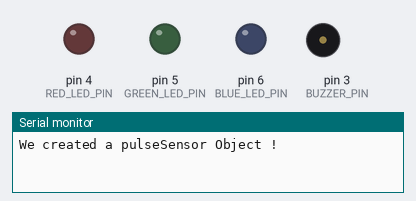
The sketch below on a simulated Arduino Uno, built with avr-gcc and run on an emulated ATmega328P. On the bench: output pins drawn as LEDs (lit = HIGH), buzzer (waves = sounding), the last lines printed to the serial monitor. Random numbers use the default seed unless the sketch sets one.

Above: at 0.1 s.
At 20.1 s:
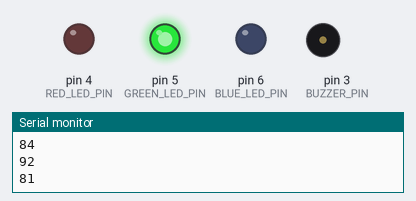
At 38.1 s:
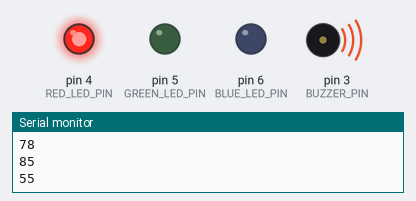
Timing chart, 0 to 39.6 s (numbered marks = the images above):
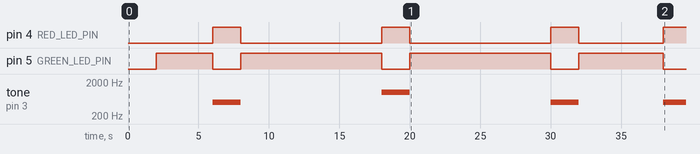

The sketch:

UART_Arduino.ino
```cpp
// Arduino code

//#include <SoftwareSerial.h>
#include <PulseSensorPlayground.h>     // Includes the PulseSensorPlayground Library.

#define USE_ARDUINO_INTERRUPTS true

//  Variables
const int PulseWire = 0;       // PulseSensor PURPLE WIRE connected to ANALOG PIN 0
const int LED = LED_BUILTIN;          // The on-board Arduino LED, close to PIN 13.
int Threshold = 550;           // Determine which Signal to "count as a beat" and which to ignore.
                               // Use the "Gettting Started Project" to fine-tune Threshold Value beyond default setting.
                               // Otherwise leave the default "550" value.

PulseSensorPlayground pulseSensor;

const int PULSE_INPUT_PIN = A0; // Пін для зчитування пульсового сигналу
const int PULSE_SAMPLE_PERIOD = 2000; // Період вибірки пульсу в мілісекундах
const int PULSE_MIN = 60; // Мінімальне значення пульсу (ударів на хвилину)
const int PULSE_MAX = 90; // Максимальне значення пульсу (ударів на хвилину)
const int BUZZER_PIN = 3; // Пін для зумера
const int RED_LED_PIN = 4; // Пін для червоного світлодіода
const int GREEN_LED_PIN = 5; // Пін для зеленого світлодіода
const int BLUE_LED_PIN = 6; // Пін для синього світлодіода

unsigned long lastPulseSampleTime = 0; // Час останнього зчитування пульсу
int currentPulse = 60; // Поточне значення пульсу (ударів на хвилину)

//SoftwareSerial SMESerial (7, 8);


void setup() {
//  SMESerial.begin(9600);
  Serial.begin(9600);

  pinMode(BUZZER_PIN, OUTPUT); // Ініціалізація зумера як виходу
  pinMode(RED_LED_PIN, OUTPUT); // Ініціалізація червоного світлодіода як виходу
  pinMode(GREEN_LED_PIN, OUTPUT); // Ініціалізація зеленого світлодіода як виходу
  pinMode(BLUE_LED_PIN, OUTPUT); // Ініціалізація синього світлодіода як виходу

  pulseSensor.analogInput(PulseWire);
  pulseSensor.setThreshold(Threshold);

  // Double-check the "pulseSensor" object was created and "began" seeing a signal.
   if (pulseSensor.begin()) {
    Serial.println("We created a pulseSensor Object !");  //This prints one time at Arduino power-up,  or on Arduino reset.
  }
}

void loop() {

  // Перевірка, чи настав час для зчитування нового значення пульсу
  if (millis() - lastPulseSampleTime >= PULSE_SAMPLE_PERIOD) {
    lastPulseSampleTime = millis(); // Оновлення часу останнього зчитування

    // Генерація нового значення пульсу
    currentPulse = random(PULSE_MIN - 10, PULSE_MAX + 3);

    Serial.println(currentPulse);

//   Serial.println("♥  A HeartBeat Happened ! ");
//   Serial.println(String("BPM: ") + currentPulse);

//   SMESerial.print('\r');
//   SMESerial.print(currentPulse);
//   SMESerial.print('|');
//   SMESerial.print('\n');

//   Serial.print('\r');
//   Serial.print(currentPulse);
//   Serial.print('|');
//   Serial.print('\n');

//    Serial.print("Pulse: ");
//    Serial.print(currentPulse);
//    Serial.println(" BPM");

    // Перевірка стану пульсу та відображення на світлодіодах і зумері
    if (currentPulse > PULSE_MAX) {
      // Високий пульс
      digitalWrite(RED_LED_PIN, HIGH); // Увімкнути червоний світлодіод
      digitalWrite(GREEN_LED_PIN, LOW); // Вимкнути зелений світлодіод
      digitalWrite(BLUE_LED_PIN, LOW); // Вимкнути синій світлодіод
      tone(BUZZER_PIN, 1000); // Увімкнути зумер з частотою 1000 Гц
    } else if (currentPulse < PULSE_MIN) {
      // Низький пульс
      digitalWrite(RED_LED_PIN, HIGH); // Увімкнути червоний світлодіод
      digitalWrite(GREEN_LED_PIN, LOW); // Вимкнути зелений світлодіод
      digitalWrite(BLUE_LED_PIN, LOW); // Вимкнути синій світлодіод
      tone(BUZZER_PIN, 500); // Увімкнути зумер з частотою 500 Гц
    } else {
      // Нормальний пульс
      digitalWrite(RED_LED_PIN, LOW); // Вимкнути червоний світлодіод
      digitalWrite(GREEN_LED_PIN, HIGH); // Увімкнути зелений світлодіод
      digitalWrite(BLUE_LED_PIN, LOW); // Вимкнути синій світлодіод
      noTone(BUZZER_PIN); // Вимкнути зумер
    }
  }
}
```

Measured:
- by itself, pin 4 (RED_LED_PIN): repeats every 12.0 s: LOW 10.0 s, HIGH 2.0 s
- by itself, pin 5 (GREEN_LED_PIN): repeats every 12.0 s: LOW 2.0 s, HIGH 10.0 s
- by itself, tone on pin 3 (BUZZER_PIN): plays 500 Hz for 2.0 s, 1000 Hz for 2.0 s, 500 Hz for 2.0 s, 500 Hz for 2.0 s
